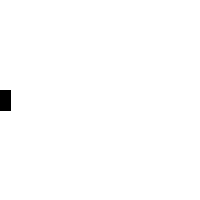
Frame 1 (no input)
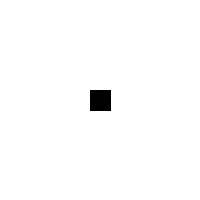
Frame 60 (the mouse pressed at the canvas centre just before this capture)
Frame 120 (the mouse held since frame 60 and released just before this capture): identical to frame 60, image omitted

The Processing sketch that drew these frames (run headless with seeded random() and noise(); from frame 60 on, the mouse is pressed at the canvas centre):

// Processing sketch: Exercise5_3
// ── Exercise5_3.pde
float x = 0;

void setup() {
  size(200,200);
  rectMode(CENTER);
}

void draw() {
  background(255);
  fill(0);
  rect(x,height/2,20,20);
  
  x = x + 2;
  
  x = constrain(x,0,100);
  println(x);
}
